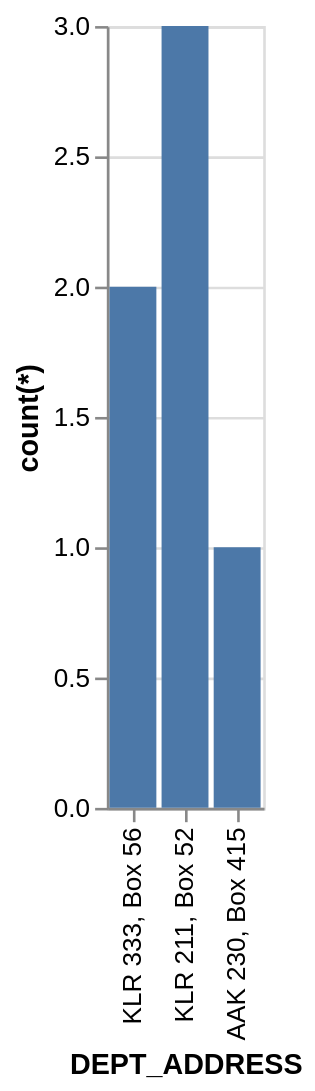

Write the Vega-Lite specification saved for this chart.
### Vega-Lite specification from a JSON file in a GitHub repository (floating-point values rounded to 4 significant figures)
{"data": {"values": [{"x_data": "KLR 211, Box 52", "y_data": 3}, {"x_data": "KLR 333, Box 56", "y_data": 2}, {"x_data": "AAK 230, Box 415", "y_data": 1}]}, "mark": "bar", "encoding": {"x": {"field": "x_data", "type": "nominal", "title": "DEPT_ADDRESS", "sort": "descending"}, "y": {"field": "y_data", "type": "quantitative", "title": "count(*)"}}}
